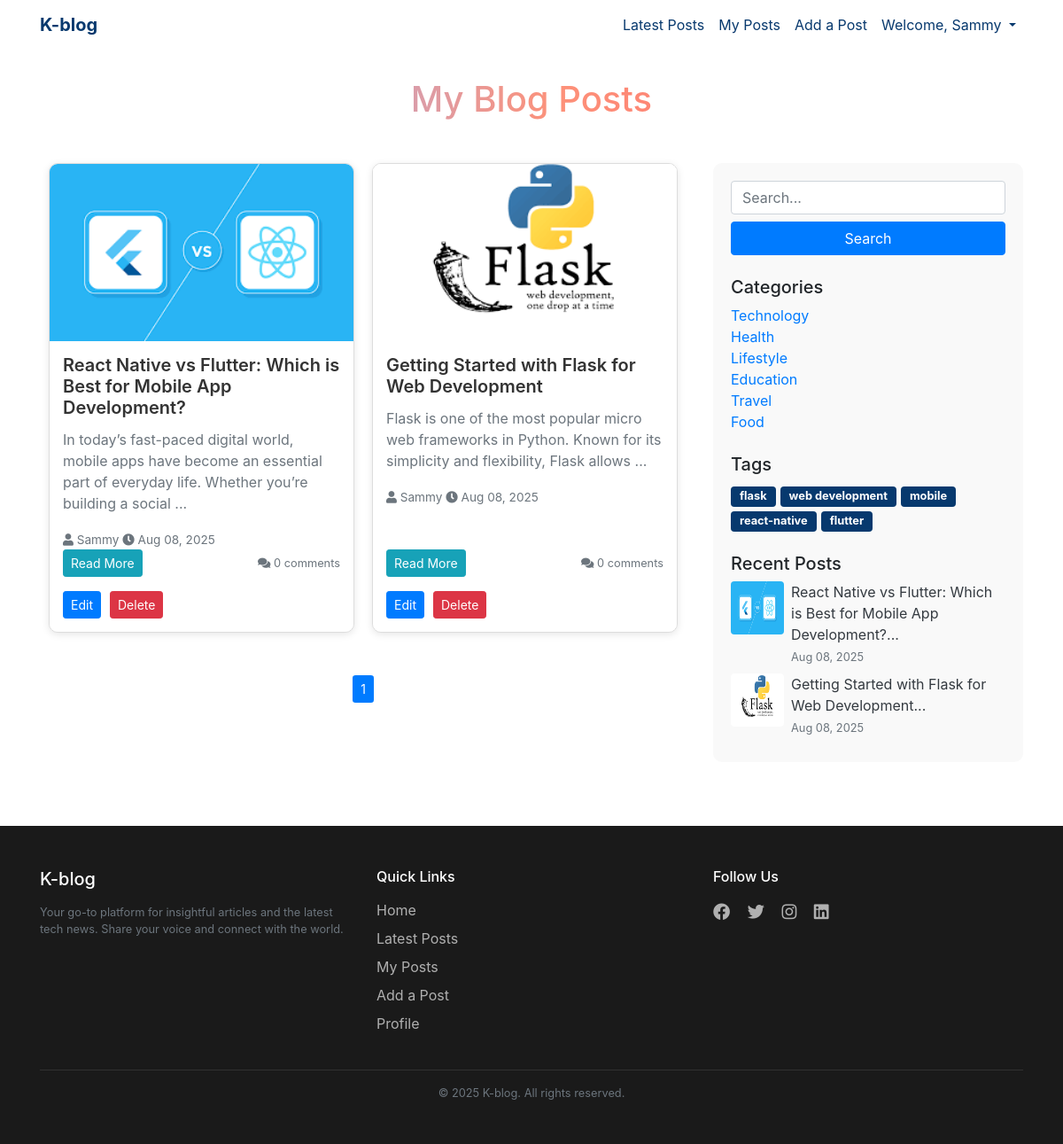
The app's page /my_posts (signed in) with its own data.
### models.py (models this page shows, shortened)
class User(db.Model):
    id = db.Column(db.Integer, primary_key=True, index=True)
    username = db.Column(db.String(50), unique=True, nullable=False)
    email = db.Column(db.String(200), unique=True, index=True)
    phone = db.Column(db.String(20))
    password_hash = db.Column(db.String(200))
    created = db.Column(db.DateTime, default=datetime.now)
    is_verified = db.Column(db.Boolean, default=False)
    verification_token = db.Column(db.String(100))
    reset_code = db.Column(db.String(10))
    reset_code_sent_at = db.Column(db.DateTime, default=datetime.utcnow)
    comments = db.relationship('Comment', backref='user', lazy=True)
    blogs = db.relationship('Blog', back_populates='user', cascade="all, delete")

class Blog(db.Model):
    id = db.Column(db.Integer, primary_key=True)
    title = db.Column(db.String(100), nullable=False)
    description = db.Column(db.Text, nullable=False)
    image_filename = db.Column(db.String(200))
    views = db.Column(db.Integer, default=0)
    date_published = db.Column(db.DateTime, default=datetime.now, nullable=False)
    user_id = db.Column(db.Integer, db.ForeignKey('user.id', name='fk_blog_user'), nullable=False)
    category_id = db.Column(db.Integer, db.ForeignKey('category.id'))
    tags = db.relationship('Tag', secondary=blog_tags, backref=db.backref('blogs', lazy='dynamic'))
    user = db.relationship('User', back_populates='blogs')
    comments = db.relationship('Comment', backref='blog', lazy=True, cascade='all, delete')

class Category(db.Model):
    id = db.Column(db.Integer, primary_key=True)
    name = db.Column(db.String(50), unique=True, nullable=False)
    blogs = db.relationship('Blog', backref='category', lazy=True)

class Tag(db.Model):
    id = db.Column(db.Integer, primary_key=True)
    name = db.Column(db.String(30), unique=True, nullable=False)

### routes.py (the view)
@app.route('/my_posts')
@app.route('/my_posts/page/<int:page>')
def my_posts(page=1):
    if 'user_id' not in session:
        flash('You need to log in first!', 'warning')
        return redirect(url_for('login'))
    profile = check_login()
    per_page = 6
    user_posts = Blog.query.filter_by(user_id=session['user_id'])\
        .order_by(Blog.date_published.desc())\
        .paginate(page=page, per_page=per_page)
    recent_posts = Blog.query.order_by(Blog.date_published.desc()).limit(5).all()
    categories = Category.query.all()
    tags = Tag.query.all()
    return render_template(
        'my_posts.html', blogs=user_posts, current_user=profile,
        recent_posts=recent_posts,
        categories=categories,
        tags=tags
    )

### auth.py (called while the page is built)
def check_login():
    user_id = session.get('user_id')  # Use .get() to avoid KeyError
    if user_id is None:
        user_id = request.cookies.get('id')
    if user_id:
        current_user = User.query.filter_by(id=user_id).first()
        return current_user
    return None

### routes.py (called while the page is built)
@app.context_processor
def inject_user():
    user = None
    if 'user_id' in session:
        user = User.query.get(session['user_id'])
    return dict(current_user=user)

### templates/my_posts.html (shortened to what this page needs)
{% extends 'base.html' %}
{% block content %}
<div class="container py-4">
    <h1 class="text-center mb-5">My Blog Posts</h1>
    <div class="row g-4">
        <div class="col-lg-8">
            {% if blogs.items %}
                <div class="blog-container">
                    {% for blog in blogs.items %}
                        <div class="blog-card mb-4">
                            <div class="card shadow-sm h-100 border-0 rounded overflow-hidden">
                                {% if blog.image_filename %}
                                    <img src="{{ url_for('static', filename='uploads/' + blog.image_filename) }}"
                                         alt="Blog Image"
                                         class="card-img-top" style="object-fit: cover; height: 200px;">
                                {% endif %}
                                <div class="card-body d-flex flex-column">
                                    <h5 class="card-title">{{ blog.title }}</h5>
                                                        <div>
                            <p class="card-text text-muted">
                                {{ blog.description.split()[:20] | join(' ') }}
                                {% if blog.description.split()|length > 20 %}...{% endif %}
                            </p>
                            <small class="text-muted mb-2">
                                <i class="fas fa-user"></i> {{ blog.user.username }}
                                <i class="fas fa-clock"></i> {{ blog.date_published.strftime('%b %d, %Y') }}
                            </small>
                        </div>
                                    <div class="d-flex justify-content-between align-items-center mt-auto">
                                        <a href="{{ url_for('view_blog', blog_id=blog.id) }}" class="btn btn-info btn-sm">Read More</a>
                                        <a href="{{ url_for('view_blog', blog_id=blog.id) }}" class="text-muted small">
                                            <i class="fas fa-comments"></i> {{ blog.comments|length }} comment{{ '' if blog.comments|length == 1 else 's' }}
                                        </a>
                                    </div>
                                    {% if session['user_id'] == blog.user.id %}
                                        <div class="blog-actions-custom mt-3">
                                            <a href="{{ url_for('edit_blog', blog_id=blog.id) }}" class="btn btn-primary btn-sm">Edit</a>
                                            <form action="{{ url_for('delete_blog', blog_id=blog.id) }}" method="POST" class="d-inline">
                                                <button type="submit" class="btn btn-danger btn-sm" onclick="return confirm('Are you sure you want to delete this post?')">Delete</button>
                                            </form>
                                        </div>
                                    {% endif %}
                                </div>
                            </div>
                        </div>
                    {% endfor %}
                </div>
            {% else %}
                <p class="text-center">You haven't posted anything yet.</p>
                <div class="mt-4 text-center">
                    <a href="{{ url_for('add_post') }}" class="btn btn-primary">Add a Post</a>
                </div>
            {% endif %}
            <div class="custom-pagination mt-4 text-center">
                {% for page_num in blogs.iter_pages(left_edge=1, right_edge=1, left_current=2, right_current=2) %}
                    {% if page_num %}
                        <a href="{{ url_for('my_posts', page=page_num) }}" class="btn page-number btn-sm {% if page_num == blogs.page %}active{% endif %}">
                            {{ page_num }}
                        </a>
                    {% else %}
                        <span class="mx-1 text-muted">…</span>
                    {% endif %}
                {% endfor %}
            </div>
        </div>
        <div class="col-lg-4">
            {% include 'partials/sidebar.html' %}
        </div>
    </div>
</div>
{% endblock %}

### templates/base.html (shortened to what this page needs)
<!doctype html>
<html lang="en">
   <head>
      <link rel="stylesheet" href="https://cdn.jsdelivr.net/npm/bootstrap@4.5.3/dist/css/bootstrap.min.css">
      <link rel="stylesheet" href="{{ url_for('static', filename='css/style.css') }}">
      <link rel="stylesheet" href="https://use.fontawesome.com/releases/v5.6.3/css/all.css">
<link rel="stylesheet" href="https://stackpath.bootstrapcdn.com/bootstrap/4.5.2/css/bootstrap.min.css">
 <link rel="stylesheet" href="https://use.fontawesome.com/releases/v5.15.4/css/all.css" />
   </head>
   <body>
<nav class="navbar navbar-expand-lg navbar-custom fixed-top">
      <div class="container">
          <a class="navbar-brand" href="{{ url_for('home_page') }}">K-blog</a>
          <div class="collapse navbar-collapse" id="navbarNav">
              <ul class="navbar-nav ml-auto">
                  <li class="nav-item">
                      <a class="nav-link" href="{{ url_for('blog') }}">Latest Posts</a>
                  </li>
                  {% if 'user_id' in session %}
                      <li class="nav-item">
                          <a class="nav-link" href="{{ url_for('my_posts') }}">My Posts</a>
                      </li>
                      <li class="nav-item">
                          <a class="nav-link" href="{{ url_for('add_post') }}">Add a Post</a>
                      </li>
                      <li class="nav-item dropdown">
                          <a class="nav-link dropdown-toggle" href="#" id="userDropdown" role="button" data-toggle="dropdown" aria-haspopup="true" aria-expanded="false">
                              Welcome, {{ current_user.username }}
                          </a>
                      </li>
                  {% endif %}
              </ul>
          </div>
      </div>
  </nav>
      <div class="container mt-4 p-0" >
         {% block content %}
         {% endblock %}
      </div>
<footer class="footer-modern py-5 mt-5">
  <div class="container">
    <div class="row g-4">
      <div class="col-md-4">
        <h5 class="fw-bold mb-3">K-blog</h5>
        <p class="text-muted small">
          Your go-to platform for insightful articles and the latest tech news.
          Share your voice and connect with the world.
        </p>
      </div>
      <div class="col-md-4">
        <h6 class="fw-semibold mb-3">Quick Links</h6>
        <ul class="list-unstyled">
          <li><a href="{{ url_for('home_page') }}">Home</a></li>
          <li><a href="{{ url_for('blog') }}">Latest Posts</a></li>
          <li><a href="{{ url_for('my_posts') }}">My Posts</a></li>
          <li><a href="{{ url_for('add_post') }}">Add a Post</a></li>
          <li><a href="{{ url_for('profile') }}">Profile</a></li>
        </ul>
      </div>
      <div class="col-md-4">
        <h6 class="fw-semibold mb-3">Follow Us</h6>
        <div class="social-links">
          <a href="#" aria-label="Facebook"><i class="fab fa-facebook"></i></a>
          <a href="#" aria-label="Twitter"><i class="fab fa-twitter"></i></a>
          <a href="#" aria-label="Instagram"><i class="fab fa-instagram"></i></a>
          <a href="#" aria-label="LinkedIn"><i class="fab fa-linkedin"></i></a>
        </div>
      </div>
    </div>
    <hr class="mt-4 mb-3">
    <div class="text-center small text-muted">
      &copy; {{ current_year if current_year else 2025 }} K-blog. All rights reserved.
    </div>
  </div>
</footer>
   </body>
</html>

### templates/partials/sidebar.html
<div class="sidebar">
    <form action="{{ url_for('search') }}" method="GET" class="mb-4">
        <input type="text" name="q" placeholder="Search..." class="form-control mb-2">
        <button type="submit" class="btn btn-primary w-100">Search</button>
    </form>
    <h5 class="mt-4">Categories</h5>
    <ul class="list-unstyled">
        {% for category in categories %}
            <li>
                <a href="{{ url_for('category_blogs', category_id=category.id) }}">
                    {{ category.name }}
                </a>
            </li>
        {% endfor %}
    </ul>
    <h5 class="mt-4">Tags</h5>
    <div class="d-flex flex-wrap gap-2">
            {% for tag in tags %}
                <a href="{{ url_for('tag_blogs', tag_id=tag.id) }}" class="badge">{{ tag.name }}</a>
            {% endfor %}
        </div>
    <h5 class="mt-4">Recent Posts</h5>
    {% for blog in recent_posts %}
        <div class="d-flex mb-2">
            {% if blog.image_filename %}
                <img src="{{ url_for('static', filename='uploads/' + blog.image_filename) }}" width="60" height="60" class="me-2 rounded" alt="image">
            {% endif %}
            <div class="recent">
                <a href="{{ url_for('view_blog', blog_id=blog.id) }}" class="text-dark fw-bold">{{ blog.title[:] }}...</a><br>
                <small class="text-muted">{{ blog.date_published.strftime('%b %d, %Y') }}</small>
            </div>
        </div>
    {% endfor %}
</div>

### static/css/style.css (style rules this page uses)
body { background-color: #f0efef; color: #333; padding-top: 40px; }
.navbar-custom { background-color: #fff; }
.navbar-custom .navbar-nav .nav-link { color: #07396e; }
.navbar-custom .navbar-brand { color: #07396e; }
h1 { background: linear-gradient(94.23deg,#9eb1fc 12.41%,#fd9179 52.55%,#ff6969 89.95%); -webkit-background-clip: text; -webkit-text-fill-color: transparent; }
.navbar-brand { font-size: 20px; font-weight: bold; }
.blog-container { display: flex; flex-wrap: wrap; gap: 20px; justify-content: center; padding: 0 10px; }
.blog-card { background: #fff; border: 1px solid #ddd; border-radius: 10px; box-shadow: 0 2px 8px rgba(0,0,0,0.1); overflow: hidden; display: flex; flex-direction: column; flex: 1 1 300px; max-width: 350px; min-width: 280px; min-height: 340px; }
.blog-card img { width: 100%; height: 180px; object-fit: cover; }
.blog-card .card-body { padding: 15px; display: flex; flex-direction: column; flex-grow: 1; }
.blog-card .card-title { font-size: 1.25rem; margin-bottom: 0.75rem; font-weight: 600; color: #333; }
.blog-card .card-text { flex-grow: 1; color: #555; font-size: 1rem; margin-bottom: 1rem; }
.blog-card small { color: #777; font-size: 0.85rem; }
.blog-actions-custom { margin-top: 10px; display: flex; gap: 10px; }
.blog-actions-custom form { display: inline; }
.custom-pagination { display: flex; justify-content: center; margin-top: 30px; margin-bottom: 40px; gap: 8px; flex-wrap: wrap; }
.page-number { display: inline-block; padding: 8px 14px; text-decoration: none; font-weight: 500; border-radius: 0; transition: background-color 0.2s ease; }
.page-number.active { background-color: #007bff; color: white; cursor: default; }
.sidebar { background: #f9f9f9; padding: 20px; border-radius: 10px; }
.sidebar h5 { margin-top: 20px; }
.sidebar a { text-decoration: none; }
.sidebar .badge { font-size: 0.8rem; padding: 5px 10px; background: #07396e; color: white; gap: 10px; margin: 5px 5px 0 0; }
.recent { margin-left: 8px; }
.badge { margin-right: 5px; }
.footer-modern { background-color: #1a1a1a; color: #f5f5f5; }
.footer-modern h5, .footer-modern h6 { color: #fff; }
.footer-modern ul li { margin-bottom: 8px; }
.footer-modern a { color: #b0b0b0; text-decoration: none; transition: color 0.3s ease; }
.footer-modern .social-links a { font-size: 1.2rem; margin-right: 15px; color: #b0b0b0; transition: color 0.3s ease, transform 0.3s ease; }
.footer-modern hr { border-top: 1px solid rgba(255,255,255,0.1); }

### records on screen
User: username "Sammy"
Blog: image_filename (picture), title "React Native vs Flutter: Which is Best for Mobile App Development?", description.split "In today’s fast-paced digital world, mobile apps have become an essential part of everyday life. Whether you’re building a social", user.username "Sammy", date_published "Aug 08, 2025", comments|length "0", comments "s"
Blog: image_filename (picture), title "Getting Started with Flask for Web Development", description.split "Flask is one of the most popular micro web frameworks in Python. Known for its simplicity and flexibility, Flask allows", user.username "Sammy", date_published "Aug 08, 2025", comments|length "0", comments "s"
Category: name "Technology"
Category: name "Health"
Category: name "Lifestyle"
Category: name "Education"
Category: name "Travel"
Category: name "Food"
Tag: name "flask"
Tag: name "web development"
Tag: name "mobile"
Tag: name "react-native"
Tag: name "flutter"

### other values on screen
{{ page_num }} "1"
{{ current_year if current_year else 2025 }} "2025"
